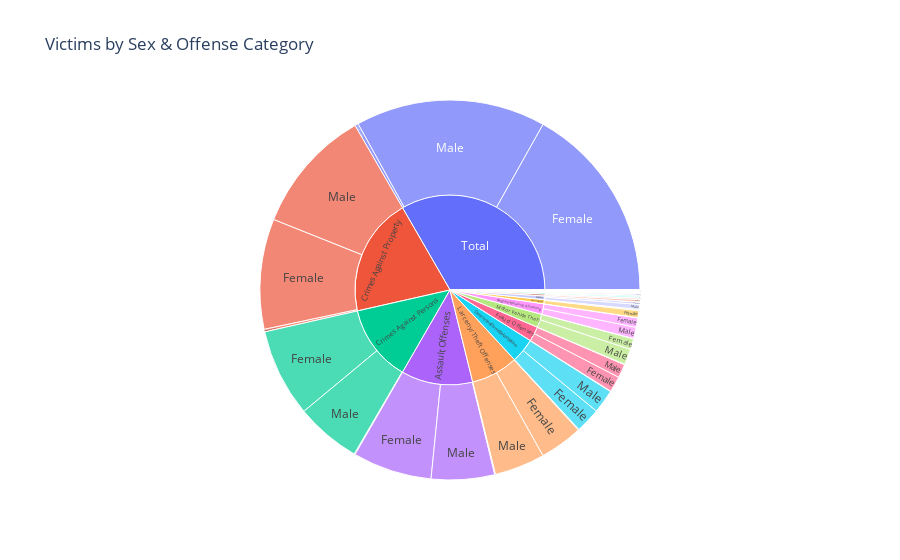

The notebook cell saved with this chart:
### Code cell
# Victims by Sex (interactive sunburst)
# Convert wide → long for sunburst
sex_long = Sex_Victims.melt(
    id_vars=["Offense Category"], 
    value_vars=["Male", "Female", "Unknown Sex"],
    var_name="Sex", 
    value_name="Victims"
)

# Interactive Sunburst: Victims by Sex & Offense Category
fig = px.sunburst(
    sex_long, 
    path=["Offense Category", "Sex"], 
    values="Victims", 
    title="Victims by Sex & Offense Category"
)
fig.show()

### Figure 1 — Plotly figure (JSON) as saved in the notebook; plotly's stock layout.template omitted (floating-point values rounded to 4 significant figures)
{"data": [{"branchvalues": "total", "domain": {"x": [0, 1], "y": [0, 1]}, "hovertemplate": "labels=%{label}<br>Victims=%{value}<br>parent=%{parent}<br>id=%{id}<extra></extra>", "ids": ["Total/Male", "Crimes Against Persons/Male", "Assault Offenses/Male", "Homicide Offenses/Male", "Human Trafficking Offenses/Male", "Kidnapping/Abduction/Male", "Sex Offenses/Male", "Crimes Against Property/Male", "Arson/Male", "Bribery/Male", "Burglary/Breaking & Entering/Male", "Counterfeiting/Forgery/Male", "Destruction/Damage/Vandalism/Male", "Embezzlement/Male", "Extortion/Blackmail/Male", "Fraud Offenses/Male", "Larceny/Theft Offenses/Male", "Motor Vehicle Theft/Male", "Robbery/Male", "Stolen Property Offenses/Male", "Total/Female", "Crimes Against Persons/Female", "Assault Offenses/Female", "Homicide Offenses/Female", "Human Trafficking Offenses/Female", "Kidnapping/Abduction/Female", "Sex Offenses/Female", "Crimes Against Property/Female", "Arson/Female", "Bribery/Female", "Burglary/Breaking & Entering/Female", "Counterfeiting/Forgery/Female", "Destruction/Damage/Vandalism/Female", "Embezzlement/Female", "Extortion/Blackmail/Female", "Fraud Offenses/Female", "Larceny/Theft Offenses/Female", "Motor Vehicle Theft/Female", "Robbery/Female", "Stolen Property Offenses/Female", "Total/Unknown Sex", "Crimes Against Persons/Unknown Sex", "Assault Offenses/Unknown Sex", "Homicide Offenses/Unknown Sex", "Human Trafficking Offenses/Unknown Sex", "Kidnapping/Abduction/Unknown Sex", "Sex Offenses/Unknown Sex", "Crimes Against Property/Unknown Sex", "Arson/Unknown Sex", "Bribery/Unknown Sex", "Burglary/Breaking & Entering/Unknown Sex", "Counterfeiting/Forgery/Unknown Sex", "Destruction/Damage/Vandalism/Unknown Sex", "Embezzlement/Unknown Sex", "Extortion/Blackmail/Unknown Sex", "Fraud Offenses/Unknown Sex", "Larceny/Theft Offenses/Unknown Sex", "Motor Vehicle Theft/Unknown Sex", "Robbery/Unknown Sex", "Stolen Property Offenses/Unknown Sex", "Total", "Crimes Against Persons", "Assault Offenses", "Homicide Offenses", "Human Trafficking Offenses", "Kidnapping/Abduction", "Sex Offenses", "Crimes Against Property", "Arson", "Bribery", "Burglary/Breaking & Entering", "Counterfeiting/Forgery", "Destruction/Damage/Vandalism", "Embezzlement", "Extortion/Blackmail", "Fraud Offenses", "Larceny/Theft Offenses", "Motor Vehicle Theft", "Robbery", "Stolen Property Offenses"], "labels": ["Male", "Male", "Male", "Male", "Male", "Male", "Male", "Male", "Male", "Male", "Male", "Male", "Male", "Male", "Male", "Male", "Male", "Male", "Male", "Male", "Female", "Female", "Female", "Female", "Female", "Female", "Female", "Female", "Female", "Female", "Female", "Female", "Female", "Female", "Female", "Female", "Female", "Female", "Female", "Female", "Unknown Sex", "Unknown Sex", "Unknown Sex", "Unknown Sex", "Unknown Sex", "Unknown Sex", "Unknown Sex", "Unknown Sex", "Unknown Sex", "Unknown Sex", "Unknown Sex", "Unknown Sex", "Unknown Sex", "Unknown Sex", "Unknown Sex", "Unknown Sex", "Unknown Sex", "Unknown Sex", "Unknown Sex", "Unknown Sex", "Total", "Crimes Against Persons", "Assault Offenses", "Homicide Offenses", "Human Trafficking Offenses", "Kidnapping/Abduction", "Sex Offenses", "Crimes Against Property", "Arson", "Bribery", "Burglary/Breaking & Entering", "Counterfeiting/Forgery", "Destruction/Damage/Vandalism", "Embezzlement", "Extortion/Blackmail", "Fraud Offenses", "Larceny/Theft Offenses", "Motor Vehicle Theft", "Robbery", "Stolen Property Offenses"], "name": "", "parents": ["Total", "Crimes Against Persons", "Assault Offenses", "Homicide Offenses", "Human Trafficking Offenses", "Kidnapping/Abduction", "Sex Offenses", "Crimes Against Property", "Arson", "Bribery", "Burglary/Breaking & Entering", "Counterfeiting/Forgery", "Destruction/Damage/Vandalism", "Embezzlement", "Extortion/Blackmail", "Fraud Offenses", "Larceny/Theft Offenses", "Motor Vehicle Theft", "Robbery", "Stolen Property Offenses", "Total", "Crimes Against Persons", "Assault Offenses", "Homicide Offenses", "Human Trafficking Offenses", "Kidnapping/Abduction", "Sex Offenses", "Crimes Against Property", "Arson", "Bribery", "Burglary/Breaking & Entering", "Counterfeiting/Forgery", "Destruction/Damage/Vandalism", "Embezzlement", "Extortion/Blackmail", "Fraud Offenses", "Larceny/Theft Offenses", "Motor Vehicle Theft", "Robbery", "Stolen Property Offenses", "Total", "Crimes Against Persons", "Assault Offenses", "Homicide Offenses", "Human Trafficking Offenses", "Kidnapping/Abduction", "Sex Offenses", "Crimes Against Property", "Arson", "Bribery", "Burglary/Breaking & Entering", "Counterfeiting/Forgery", "Destruction/Damage/Vandalism", "Embezzlement", "Extortion/Blackmail", "Fraud Offenses", "Larceny/Theft Offenses", "Motor Vehicle Theft", "Robbery", "Stolen Property Offenses", "", "", "", "", "", "", "", "", "", "", "", "", "", "", "", "", "", "", "", ""], "type": "sunburst", "values": [5052000.0, 1737000.0, 1679000.0, 13370.0, 480.0, 11780.0, 32250.0, 3315000.0, 12300.0, 339.0, 301200.0, 36000.0, 630900.0, 5223.0, 18360.0, 360800.0, 1339000.0, 419600.0, 130700.0, 59740.0, 5263000.0, 2337000.0, 2104000.0, 4093.0, 2905.0, 40510.0, 186300.0, 2926000.0, 10140.0, 298.0, 252800.0, 32580.0, 661900.0, 4318.0, 8527.0, 420900.0, 1143000.0, 288700.0, 64250.0, 37610.0, 91090.0, 23390.0, 22200.0, 123.0, 178.0, 184.0, 699.0, 67700.0, 1185.0, 17.0, 3733.0, 2613.0, 10610.0, 141.0, 78.0, 10390.0, 23090.0, 5348.0, 861.0, 9639.0, 10410000.0, 4098000.0, 3805000.0, 17590.0, 3563.0, 52470.0, 219300.0, 6308000.0, 23630.0, 654.0, 557800.0, 71200.0, 1303000.0, 9682.0, 26960.0, 792200.0, 2506000.0, 713700.0, 195800.0, 107000.0]}], "layout": {"legend": {"tracegroupgap": 0}, "title": {"text": "Victims by Sex & Offense Category"}}}
